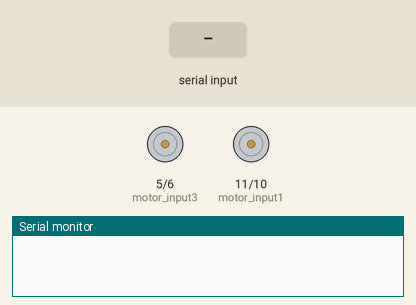
This sketch was run on a simulated Arduino Uno, built with avr-gcc and run on an emulated ATmega328P. On the bench: motor-driver pin pairs drawn as motors (green arrow = first pin HIGH = forward, orange = second pin HIGH = backward, longer = more drive), the last lines printed to the serial monitor. The test bench sets the inputs (shaded band).

Above: at 1.2 s.
1.3 s: "left" received over Serial
At 1.9 s:
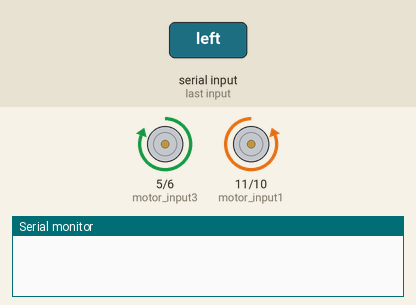
3.6 s: "right" received over Serial
At 4.2 s:
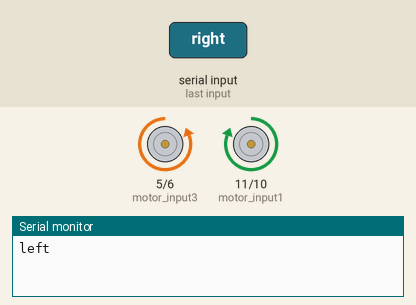
5.9 s: "forward" received over Serial
At 7.1 s:
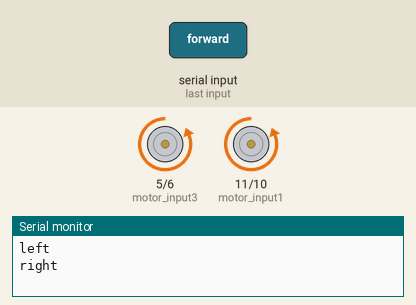
Timing chart, 0 to 12.5 s (numbered marks = the images above; inputs shaded):
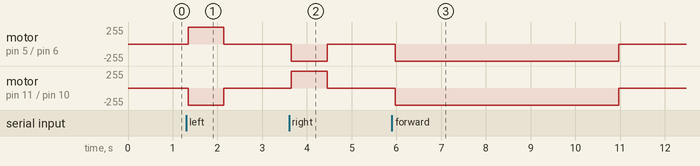

The sketch:

voice_controlled_car.ino
```cpp
int motor_input1=11;
int motor_input2=10;
int motor_input3=5;
int motor_input4=6;
String voice;
void setup()
{
  Serial.begin(9600);
  pinMode(motor_input1, OUTPUT);   //RIGHT MOTOR
  pinMode(motor_input2, OUTPUT);   //RIGHT MOTOR
  pinMode(motor_input3, OUTPUT);   //LEFT MOTOR
  pinMode(motor_input4, OUTPUT);   //LEFT MOTOR
}
void loop()
{
  while(Serial.available()>0)
  {
    delay(10);
    char c=Serial.read();
    if(c=='#')
    {
      break;
    }
    voice+=c;
    }
   if(voice=="forward"){
    digitalWrite(motor_input1, LOW);
    digitalWrite(motor_input2, HIGH);
    digitalWrite(motor_input3, LOW);
    digitalWrite(motor_input4, HIGH);
     delay(5000);
    }
  else
    if(voice=="back"){
    digitalWrite(motor_input1, HIGH);
    digitalWrite(motor_input2, LOW);
    digitalWrite(motor_input3, HIGH);
    digitalWrite(motor_input4, LOW);
    delay(5000);}
  else
   if(voice=="left"){
    digitalWrite(motor_input1, LOW);
    digitalWrite(motor_input2, HIGH);
    digitalWrite(motor_input3, HIGH);
    digitalWrite(motor_input4, LOW);
    delay(800);
    }
  else
   if(voice=="right"){
    digitalWrite(motor_input1, HIGH);
    digitalWrite(motor_input2, LOW);
    digitalWrite(motor_input3, LOW);
    digitalWrite(motor_input4, HIGH);
    delay(800);   }
   if(voice.length()>0)
    {
      Serial.println(voice);
       voice="";
    digitalWrite(motor_input1, LOW);
    digitalWrite(motor_input2, LOW);
    digitalWrite(motor_input3, LOW);
    digitalWrite(motor_input4, LOW);
    }
    }
```

Measured:
- after the input at 1.3 s, motor on pin 5 (motor_input3) / pin 6 (motor_input4): stopped → forward 255/255 at once, → stopped 0.80 s later; motor on pin 11 (motor_input1) / pin 10 (motor_input2): stopped → backward 255/255 at once, → stopped 0.80 s later
- after the input at 3.6 s, motor on pin 5 (motor_input3) / pin 6 (motor_input4): stopped → backward 255/255 after 0.05 s, → stopped 0.80 s later; motor on pin 11 (motor_input1) / pin 10 (motor_input2): stopped → forward 255/255 after 0.05 s, → stopped 0.80 s later
- after the input at 5.9 s, motor on pin 5 (motor_input3) / pin 6 (motor_input4), motor on pin 11 (motor_input1) / pin 10 (motor_input2): stopped → backward 255/255 after 0.07 s, → stopped 5.0 s later
